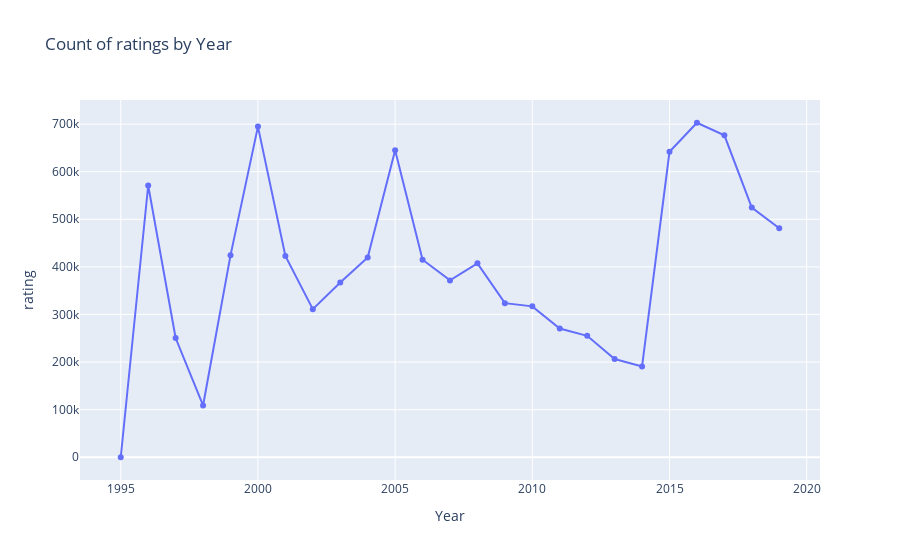

Write notebook code for a chart like this one.
### Code cell
fig = px.line(rates_in_years, x = 'Year', y = 'rating',
              title = 'Count of ratings by Year', 
              markers=True)
fig.show()

### Figure 1 — Plotly figure (JSON) as saved in the notebook; plotly's stock layout.template omitted (floating-point values rounded to 4 significant figures)
{"data": [{"hovertemplate": "Year=%{x}<br>rating=%{y}<extra></extra>", "legendgroup": "", "line": {"color": "#636efa", "dash": "solid"}, "marker": {"symbol": "circle"}, "mode": "markers+lines", "name": "", "orientation": "v", "showlegend": false, "type": "scatter", "x": [1995, 1996, 1997, 1998, 1999, 2000, 2001, 2002, 2003, 2004, 2005, 2006, 2007, 2008, 2009, 2010, 2011, 2012, 2013, 2014, 2015, 2016, 2017, 2018, 2019], "xaxis": "x", "y": [1, 571025, 250545, 108782, 424191, 694768, 423018, 311231, 367068, 419783, 645043, 414917, 371606, 407485, 323795, 317071, 270368, 255091, 206307, 190928, 641846, 702856, 676422, 524750, 481141], "yaxis": "y"}], "layout": {"legend": {"tracegroupgap": 0}, "title": {"text": "Count of ratings by Year"}, "xaxis": {"anchor": "y", "domain": [0, 1], "title": {"text": "Year"}}, "yaxis": {"anchor": "x", "domain": [0, 1], "title": {"text": "rating"}}}}
